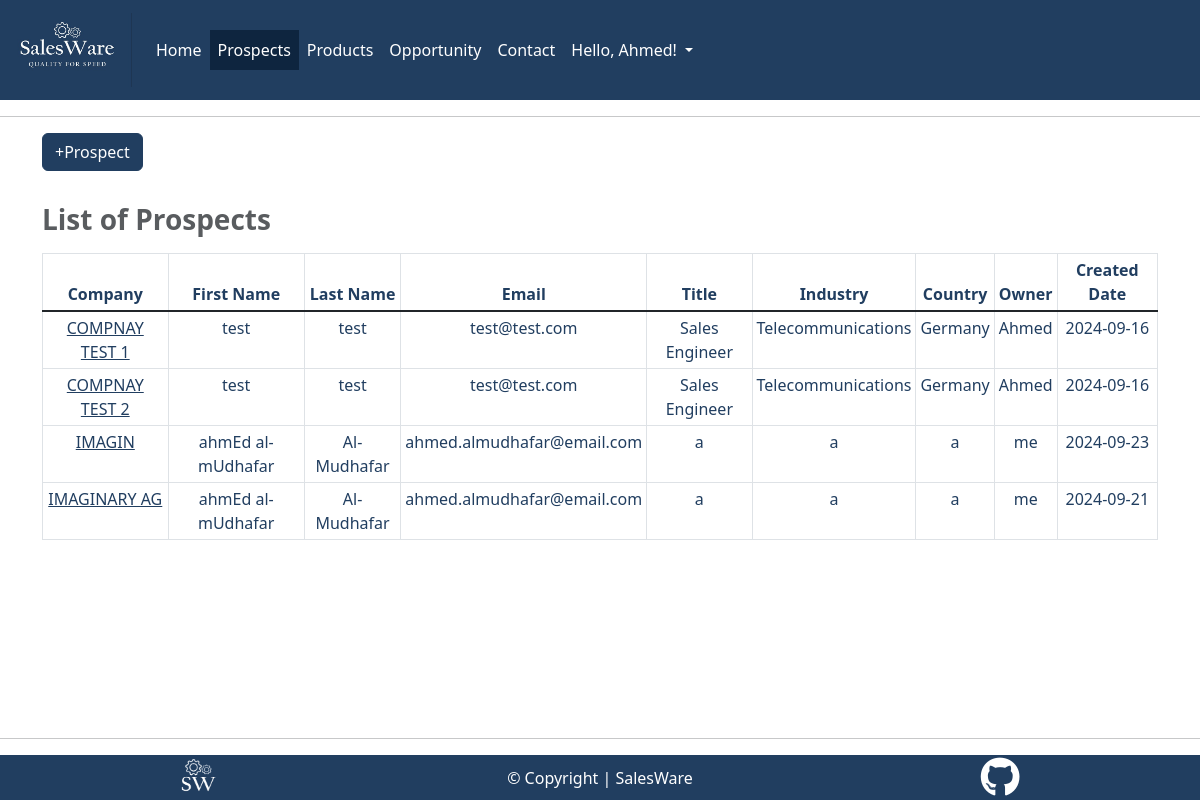
Page /prospect/ (signed in) on the committed database.
### prospect/models.py (models this page shows, shortened)
class Prospect(models.Model):
    company = UpperCaseConverter(
        max_length=60,
        unique=True,
        default=None,
        null=False,
        )
    first_name = models.CharField(max_length=40)
    last_name = models.CharField(max_length=40, default=None, null=False)
    email = models.EmailField(default=None, null=False)
    title = models.CharField(max_length=60, default=None, null=True)
    industry = models.CharField(max_length=60, default=None, null=False)
    country = models.CharField(max_length=60, default=None, null=False)
    owner = models.ForeignKey(
        User, on_delete=models.CASCADE,
        default=None,
        null=False,
    )
    created_on = models.DateTimeField(
        auto_now_add=True, null=False,
    )
    updated_at = models.DateTimeField(
        auto_now=True, null=False,
    )
    class Meta:
        ordering = ["company"]

### prospect/views.py (the view)
class ProspectList(generic.ListView):
    queryset = Prospect.objects.all().order_by('company')
    template_name = "prospect/prospect_list.html"
    paginate_by = 15

### prospect/templates/prospect/prospect_list.html (shortened to what this page needs)
{% extends "base.html" %}
{% load static %}
{% block content %}
{% if user.is_authenticated %}
<div class="container">
  <div class="row">
    <div class="col-4">
      <button type="button" class="btn btn-primary" data-bs-toggle="modal"
        data-bs-target="#open-create-new-prospect-modal" data-url="{% url 'prospect_create' %}">
        +Prospect
      </button>
    </div>
  </div>
</div>
<div class="container text-center mt-4">
  <div class="row">
    <div class="col-12 table-responsive-lg">
      <table class="table table-bordered table-hover table-sm">
        <caption class="caption-top text-muted h3"><strong>List of Prospects</strong></caption>
        <thead>
          <tr>
            <th scope="col">Company</th>
            <th scope="col">First Name</th>
            <th scope="col">Last Name</th>
            <th scope="col">Email</th>
            <th scope="col">Title</th>
            <th scope="col">Industry</th>
            <th scope="col">Country</th>
            <th scope="col">Owner</th>
            <th scope="col">Created Date</th>
          </tr>
        </thead>
        <tbody class="table-group-divider">
          {% for prospect in object_list %}
          <tr>
            <td>
              <a href="#" data-bs-toggle="modal" data-bs-target="#open-prospect-detail-modal"
                data-url="{% url 'prospect_detail' prospect.id %}" class="salesware-txt-color">{{prospect.company}}</a>
            </td>
            <td>{{prospect.first_name}}</td>
            <td>{{prospect.last_name}}</td>
            <td>{{prospect.email}}</td>
            <td>{{prospect.title}}</td>
            <td>{{prospect.industry}}</td>
            <td>{{prospect.country}}</td>
            <td>{{prospect.owner}}</td>
            <td>{{ prospect.created_on|date:"Y-m-d" }}</td>
          </tr>
          {% endfor %}
        </tbody>
      </table>
    </div>
  </div>
</div>
{% endif %}
{% endblock content %}

### templates/base.html (shortened to what this page needs)
{% load static %}
{% url 'account_login' as login_url %}
{% url 'account_signup' as signup_url %}
{% url 'account_logout' as logout_url %}
{% url 'home' as home_url %}
{% url 'prospect_list' as prospect_url %}
{% url 'product_list' as product_url %}
{% url 'opportunity_list' as opportunity_url %}
{% url 'contact' as contact_url %}
<!DOCTYPE html>
<html lang="en">
<head>
    <link href="https://cdn.jsdelivr.net/npm/bootstrap@5.3.3/dist/css/bootstrap.min.css" rel="stylesheet"
>
    <link href="https://cdn.jsdelivr.net/npm/select2@4.1.0-rc.0/dist/css/select2.min.css" rel="stylesheet">
    <link rel="stylesheet" href="{% static 'css/style.css' %}">
</head>
<body>
    <header>
        <div class="container-fluid">
            <div class="row">
                <nav class="navbar navbar-expand-md">
                    <a class="navbar-brand text-white" href="/">
                        <img src="/static/images/medium_logo.jpg" alt="SalesWare Logo" width="132" height="74"
                            style="object-fit: cover;">
                    </a>
                    <div class="collapse navbar-collapse" id="navbarText">
                        <ul class="navbar-nav me-auto mb-2 mb-lg-0">
                            {% if user.is_authenticated %}
                            <li class="nav-item">
                                <a class="nav-link text-white {% if request.path == home_url %}active{% endif %}"
                                    href="/#">Home</a>
                            </li>
                            <li class="nav-item">
                                <a class="nav-link text-white {% if request.path == prospect_url %}active{% endif %}"
                                    href="{% url 'prospect_list' %}">Prospects</a>
                            </li>
                            <li class="nav-item">
                                <a class="nav-link text-white {% if request.path == product_url %}active{% endif %}"
                                    href="{% url 'product_list' %}">Products</a>
                            </li>
                            <li class="nav-item">
                                <a class="nav-link text-white {% if request.path == opportunity_url %}active{% endif %}"
                                    href="{% url 'opportunity_list' %}">Opportunity</a>
                            </li>
                            <li class="nav-item">
                                <a class="nav-link text-white {% if request.path == contact_url %}active{% endif %}"
                                    href="{% url 'contact' %}">Contact</a>
                            </li>
                            {% endif %}
                            <li class="nav-item dropdown">
                                {% if user.is_authenticated %}
                                <a class="nav-link dropdown-toggle" href="#" role="button" data-bs-toggle="dropdown"
                                    aria-expanded="false">
                                    Hello, {{ user.username }}!
                                </a>
                                {% endif %}
                            </li>
                        </ul>
                    </div>
                </nav>
            </div>
        </div>
    </header>
    <hr>
    <main>
        {% block content %}{% endblock content %}
    </main>
    <hr>
    <footer>
        <div class="container-fluid salesware-background-color text-white">
            <div class="row align-items-center">
                <div class="col text-center"><img src="/static/images/small_logo.jpg" alt="Small Logo" width="80"
                        height="45"></div>
                <div class="col d-none d-md-block text-center">&copy; Copyright | SalesWare</div>
                <div class="col text-center"><a href="https://github.com/ahmedcodein" target="_blank" rel="noopener"
                        aria-label="author's GitHub repository"><i
                            class="fa-brands fa-github pages-icons fs-1 text-white"></i></a></div>
            </div>
        </div>
    </footer>
</body>
</html>

### static/css/style.css (style rules this page uses)
html, body { height: 100vh; }
body { display: flex; flex-direction: column; }
main { flex-grow: 1; }
.salesware-background-color { background-color: #213E60; }
.salesware-txt-color { color: #213E60; }
.navbar { background-color: #213E60; color: #fff; }
.nav-link { color: #fff; background-color: #213E60; }
.navbar-nav .nav-link.active, .navbar-nav .nav-link.show { color: #fff; }
.nav-link.active { background-color: #0E253F; }
.table td, .table th { color: #213E60; }
caption { color: #213E60; }
.btn-primary { --bs-btn-color: #fff; --bs-btn-bg: #213E60; --bs-btn-border-color: #213E60; --bs-btn-hover-color: #fff; --bs-btn-hover-bg: #213E60; --bs-btn-hover-border-color: #213E60; --bs-btn-focus-shadow-rgb: 49, 132, 253; --bs-btn-active-color: #fff; --bs-btn-active-bg: #213E60; --bs-btn-active-border-color: #213E60; --bs-btn-active-shadow: inset 0 3px 5px rgba(0, 0, 0, 0.125); --bs-btn-disabled-color: #fff; --bs-btn-disabled-bg: #213E60; --bs-btn-disabled-border-color: #213E60; }

### rows in the picture
Prospect: company "COMPNAY TEST 1", first_name "test", last_name "test", email "test@test.com", title "Sales Engineer", industry "Telecommunications", country "Germany", owner "Ahmed", created_on "2024-09-16"
Prospect: company "COMPNAY TEST 2", first_name "test", last_name "test", email "test@test.com", title "Sales Engineer", industry "Telecommunications", country "Germany", owner "Ahmed", created_on "2024-09-16"
Prospect: company "IMAGIN", first_name "ahmEd al-mUdhafar", last_name "Al-Mudhafar", email "ahmed.almudhafar@email.com", title "a", industry "a", country "a", owner "me", created_on "2024-09-23"
Prospect: company "IMAGINARY AG", first_name "ahmEd al-mUdhafar", last_name "Al-Mudhafar", email "ahmed.almudhafar@email.com", title "a", industry "a", country "a", owner "me", created_on "2024-09-21"

### other values in the picture
{{ user.username }} "Ahmed"
